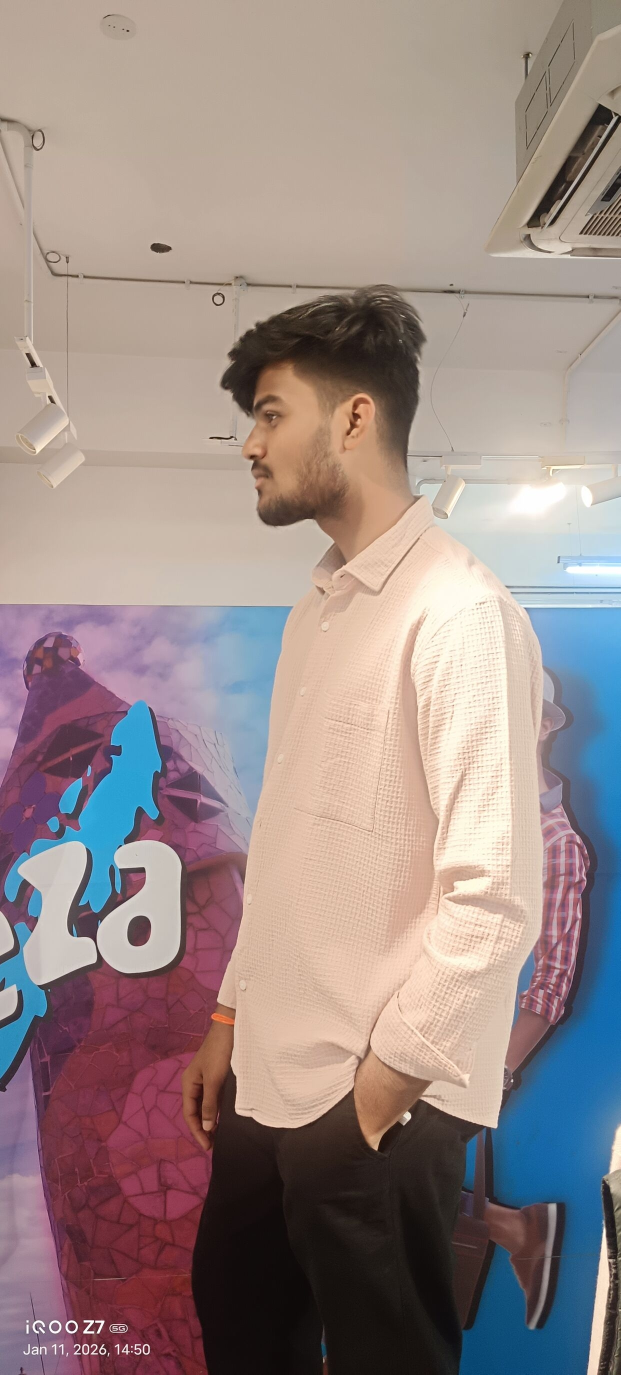
#> input picture backend/data/uploads/035e0318-05f9-4803-8254-fb0bc6435169_IMG_20260111_145028_1_optimized_1000.jpg, 1241 x 2749 px (shown at 1/2 size)
$ python -i clothing_classifier.py   (imports and definitions only)
#> lines starting #> are read from the running program, lines starting #| are printed output that depends on the picture
"""
clothing_classifier.py
Classifies uploaded clothing images into categories:
  top | bottom | shoes | outerwear | accessory

Uses a rule-based approach combining:
- Image aspect ratio (tall images → tops/dresses, wide → bottoms/shoes)
- Color distribution
- Filename/metadata hints (if provided)

For production, swap classify_by_vision() with a fine-tuned CNN
(e.g. fashion-mnist or DeepFashion checkpoint).
"""

import cv2
import numpy as np
from enum import Enum


class ClothingCategory(str, Enum):
    TOP = "top"
    BOTTOM = "bottom"
    SHOES = "shoes"
    OUTERWEAR = "outerwear"
    ACCESSORY = "accessory"
    DRESS = "dress"
    UNKNOWN = "unknown"


# Keywords that strongly hint at category when in filename/user label
KEYWORD_MAP = {
    ClothingCategory.TOP: ["shirt", "tshirt", "t-shirt", "blouse", "top", "crop", "tank", "polo", "sweater", "hoodie", "sweatshirt", "kurta", "kurti"],
    ClothingCategory.BOTTOM: ["pant", "trouser", "jeans", "shorts", "skirt", "leggings", "dhoti", "salwar"],
    ClothingCategory.SHOES: ["shoe", "boot", "sneaker", "sandal", "heel", "slipper", "loafer", "chappal", "footwear"],
    ClothingCategory.OUTERWEAR: ["jacket", "coat", "blazer", "vest", "cardigan", "overcoat"],
    ClothingCategory.DRESS: ["dress", "gown", "saree", "sari", "lehenga", "frock", "maxi", "jumpsuit"],
    ClothingCategory.ACCESSORY: ["belt", "scarf", "hat", "cap", "tie", "watch", "bag", "sunglasses", "jewelry"],
}

# Occasion → compatible categories for outfit building
OCCASION_CATEGORY_MAP = {
    "wedding":       [ClothingCategory.TOP, ClothingCategory.BOTTOM, ClothingCategory.DRESS, ClothingCategory.OUTERWEAR, ClothingCategory.SHOES],
    "office":        [ClothingCategory.TOP, ClothingCategory.BOTTOM, ClothingCategory.OUTERWEAR, ClothingCategory.SHOES],
    "casual":        [ClothingCategory.TOP, ClothingCategory.BOTTOM, ClothingCategory.SHOES],
    "party":         [ClothingCategory.TOP, ClothingCategory.BOTTOM, ClothingCategory.DRESS, ClothingCategory.SHOES],
    "gym":           [ClothingCategory.TOP, ClothingCategory.BOTTOM, ClothingCategory.SHOES],
    "beach":         [ClothingCategory.TOP, ClothingCategory.BOTTOM, ClothingCategory.SHOES],
    "date":          [ClothingCategory.TOP, ClothingCategory.BOTTOM, ClothingCategory.DRESS, ClothingCategory.SHOES],
    "festival":      [ClothingCategory.TOP, ClothingCategory.BOTTOM, ClothingCategory.DRESS, ClothingCategory.SHOES],
    "formal":        [ClothingCategory.TOP, ClothingCategory.BOTTOM, ClothingCategory.OUTERWEAR, ClothingCategory.SHOES],
}


def classify_by_label(label: str) -> ClothingCategory:
    """Check user-provided label/filename for category keywords."""
    label_lower = label.lower()
    for category, keywords in KEYWORD_MAP.items():
        if any(kw in label_lower for kw in keywords):
            return category
    return ClothingCategory.UNKNOWN


def classify_by_vision(image_bytes: bytes) -> ClothingCategory:
    """
    Heuristic vision-based classification using aspect ratio + position of mass.

    Tall images with color mass in upper half → likely a top.
    Tall images with color mass in lower half → likely a bottom.
    Very short/wide images with small footprint → likely shoes.
    """
    np_arr = np.frombuffer(image_bytes, np.uint8)
    image = cv2.imdecode(np_arr, cv2.IMREAD_COLOR)
    h, w = image.shape[:2]
    aspect_ratio = h / w  # > 1 means portrait

    # Convert to grayscale and threshold to find clothing region
    gray = cv2.cvtColor(image, cv2.COLOR_BGR2GRAY)
    _, binary = cv2.threshold(gray, 240, 255, cv2.THRESH_BINARY_INV)

    # Find vertical center of mass of clothing pixels
    moments = cv2.moments(binary)
    if moments["m00"] == 0:
        return ClothingCategory.UNKNOWN

    cy = moments["m01"] / moments["m00"]  # vertical center of mass
    relative_cy = cy / h  # 0 = top, 1 = bottom

    if aspect_ratio < 0.6:
        # Very wide image → likely shoes laid flat
        return ClothingCategory.SHOES
    elif aspect_ratio > 2.0:
        # Very tall and narrow → likely a dress or outerwear
        return ClothingCategory.DRESS
    elif relative_cy < 0.45:
        return ClothingCategory.TOP
    elif relative_cy >= 0.45:
        return ClothingCategory.BOTTOM

    return ClothingCategory.UNKNOWN


def classify_clothing(image_bytes: bytes, user_label: str = "") -> dict:
    """
    Main entry point. Combines label hint + vision classification.

    Returns:
        {
            "category": "top",
            "confidence": "label" | "vision" | "unknown",
        }
    """
    if user_label:
        label_result = classify_by_label(user_label)
        if label_result != ClothingCategory.UNKNOWN:
            return {"category": label_result.value, "confidence": "label"}

    vision_result = classify_by_vision(image_bytes)
    return {
        "category": vision_result.value,
        "confidence": "vision" if vision_result != ClothingCategory.UNKNOWN else "unknown",
    }

>>> import cv2
>>> picture = cv2.imread('../data/uploads/035e0318-05f9-4803-8254-fb0bc6435169_IMG_20260111_145028_1_optimized_1000.jpg', cv2.IMREAD_GRAYSCALE)
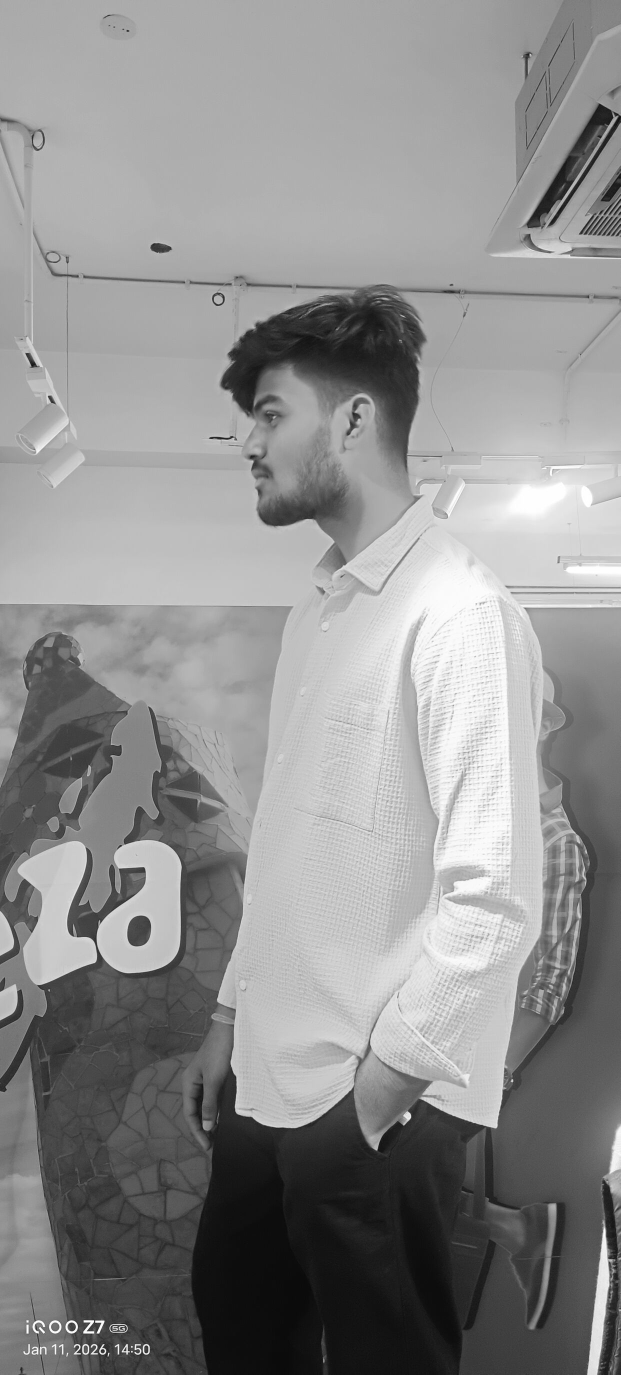
#> picture: shape (2749, 1241) (shown at 1/2 size); min 8, max 255, mean 142.7
#> (the run stopped early here; a loop or call above may not have finished)
